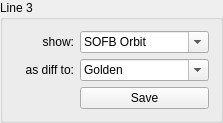
         <widget class="QGroupBox" name="GB_Line3">
          <property name="title">
           <string>Line 3</string>
          </property>
          <layout class="QGridLayout" name="gridLayout_16">
           <item row="1" column="2">
            <widget class="QComboBox" name="CB_Line3Ref">
             <property name="sizePolicy">
              <sizepolicy hsizetype="Preferred" vsizetype="Preferred">
               <horstretch>0</horstretch>
               <verstretch>0</verstretch>
              </sizepolicy>
             </property>
             <property name="minimumSize">
              <size>
               <width>0</width>
               <height>0</height>
              </size>
             </property>
             <property name="editable">
              <bool>true</bool>
             </property>
             <property name="currentIndex">
              <number>1</number>
             </property>
             <item>
              <property name="text">
               <string>SOFB Reference</string>
              </property>
             </item>
             <item>
              <property name="text">
               <string>Golden</string>
              </property>
             </item>
             <item>
              <property name="text">
               <string>Register 1</string>
              </property>
             </item>
             <item>
              <property name="text">
               <string>Register 2</string>
              </property>
             </item>
             <item>
              <property name="text">
               <string>Register 3</string>
              </property>
             </item>
             <item>
              <property name="text">
               <string>Register 4</string>
              </property>
             </item>
             <item>
              <property name="text">
               <string>Register 5</string>
              </property>
             </item>
             <item>
              <property name="text">
               <string>Register 6</string>
              </property>
             </item>
             <item>
              <property name="text">
               <string>Register 7</string>
              </property>
             </item>
             <item>
              <property name="text">
               <string>Register 8</string>
              </property>
             </item>
             <item>
              <property name="text">
               <string>Register 9</string>
              </property>
             </item>
            </widget>
           </item>
           <item row="0" column="1">
            <widget class="QLabel" name="LB_Line3Orb">
             <property name="sizePolicy">
              <sizepolicy hsizetype="Fixed" vsizetype="Preferred">
               <horstretch>0</horstretch>
               <verstretch>0</verstretch>
              </sizepolicy>
             </property>
             <property name="minimumSize">
              <size>
               <width>60</width>
               <height>0</height>
              </size>
             </property>
             <property name="text">
              <string>show:</string>
             </property>
             <property name="alignment">
              <set>Qt::AlignRight|Qt::AlignTrailing|Qt::AlignVCenter</set>
             </property>
            </widget>
           </item>
           <item row="1" column="1">
            <widget class="QLabel" name="LB_Line3Ref">
             <property name="sizePolicy">
              <sizepolicy hsizetype="Fixed" vsizetype="Preferred">
               <horstretch>0</horstretch>
               <verstretch>0</verstretch>
              </sizepolicy>
             </property>
             <property name="minimumSize">
              <size>
               <width>60</width>
               <height>0</height>
              </size>
             </property>
             <property name="text">
              <string>as diff to:</string>
             </property>
             <property name="alignment">
              <set>Qt::AlignRight|Qt::AlignTrailing|Qt::AlignVCenter</set>
             </property>
            </widget>
           </item>
           <item row="0" column="2">
            <widget class="QComboBox" name="CB_Line3Orb">
             <property name="sizePolicy">
              <sizepolicy hsizetype="Preferred" vsizetype="Preferred">
               <horstretch>0</horstretch>
               <verstretch>0</verstretch>
              </sizepolicy>
             </property>
             <property name="minimumSize">
              <size>
               <width>0</width>
               <height>0</height>
              </size>
             </property>
             <property name="editable">
              <bool>true</bool>
             </property>
             <property name="currentIndex">
              <number>0</number>
             </property>
             <property name="maxVisibleItems">
              <number>10</number>
             </property>
             <item>
              <property name="text">
               <string>SOFB Orbit</string>
              </property>
             </item>
             <item>
              <property name="text">
               <string>Current Raw Orbit</string>
              </property>
             </item>
             <item>
              <property name="text">
               <string>Register 1</string>
              </property>
             </item>
             <item>
              <property name="text">
               <string>Register 2</string>
              </property>
             </item>
             <item>
              <property name="text">
               <string>Register 3</string>
              </property>
             </item>
             <item>
              <property name="text">
               <string>Register 4</string>
              </property>
             </item>
             <item>
              <property name="text">
               <string>Register 5</string>
              </property>
             </item>
             <item>
              <property name="text">
               <string>Register 6</string>
              </property>
             </item>
             <item>
              <property name="text">
               <string>Register 7</string>
              </property>
             </item>
             <item>
              <property name="text">
               <string>Register 8</string>
              </property>
             </item>
             <item>
              <property name="text">
               <string>Register 9</string>
              </property>
             </item>
             <item>
              <property name="text">
               <string>Golden</string>
              </property>
             </item>
             <item>
              <property name="text">
               <string>Zero</string>
              </property>
             </item>
            </widget>
           </item>
           <item row="2" column="2">
            <widget class="QPushButton" name="PB_Line3Save">
             <property name="text">
              <string>Save</string>
             </property>
            </widget>
           </item>
          </layout>
         </widget>
